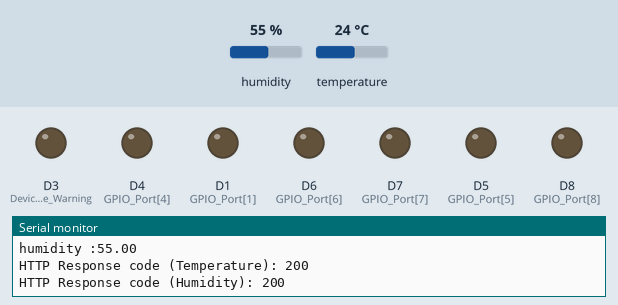
Simulated run of this sketch. Board: ESP8266 (NodeMCU). Shown: output pins drawn as LEDs (lit = HIGH), the last lines printed to the serial monitor. Inputs (shaded band) come from the test bench; at power-on: temperature 24 °C, humidity 55 %. WiFi joins after 1.5 s; servers stay silent unless stated; uploads are accepted with an empty reply.

Above: at 3.2 s.
3.3 s: temperature set to 33 °C
6.6 s: temperature set to 36 °C
At 8.4 s:
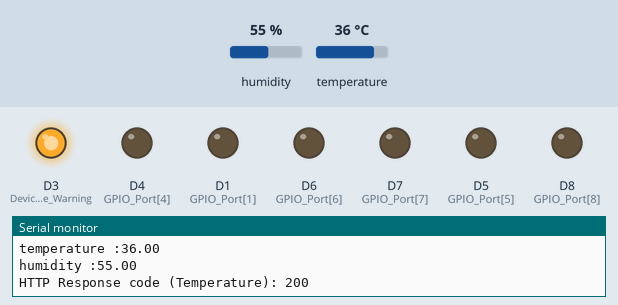
9.9 s: temperature set to 12 °C
At 11.4 s:
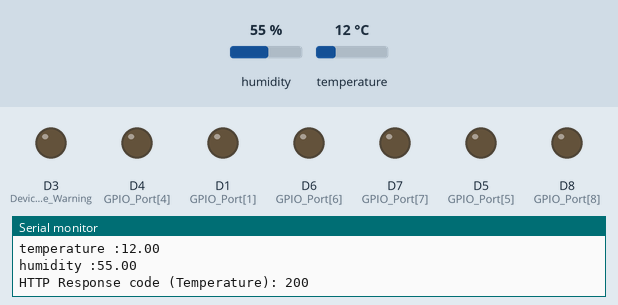
13.2 s: temperature set to 41 °C
At 15.9 s:
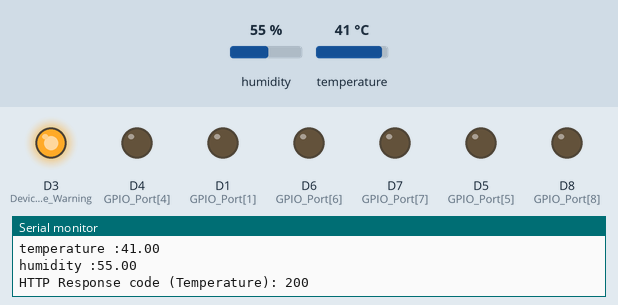
Timing chart, 0 to 17.4 s (numbered marks = the images above; inputs shaded):
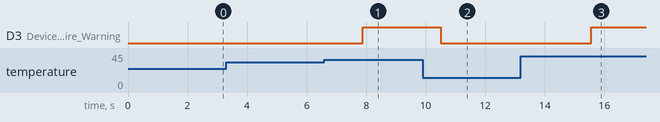

The sketch:

smart_home_arduino.ino
```cpp
#include <ESP8266WiFi.h>
#include <ESP8266HTTPClient.h>
#include <ArduinoJson.h>
#include <DHT.h>

const char *ssid = "LaptopDQWiFi";  // Nha 42 5Ghz - DanhQuyWiFi
const char *password = "Danhquy2101"; // 0942864875 - 12345678
String baseUrl = "http://192.168.137.1:8888/";

const int GPIO_Port[] = {D0, D1, D2, D3, D4, D5, D6, D7, D8};
const int isPinOut[] =  {0 , 1 , 0 , 1 , 1 , 1 , 1 , 1 , 1};
const int userID = 2;
const int TV_ID = 7;
const float maxTemp = 35;

#define DHTTYPE DHT11
#define DHTPIN D2
#define Device_Fire_Warning D3
#define infraredPin D0

DHT dht(DHTPIN, DHTTYPE);

float previousTemperature = -9999; // Initialize Temperature
float previousHumidity = -9999;    // Initialize Humidity
int previousInfrared = -9999;      // Initialize Infrared

WiFiClient client;
void setup()
{
  Serial.begin(115200);
  dht.begin();

  WiFi.begin(ssid, password);
  while (WiFi.status() != WL_CONNECTED)
  {
    delay(1000);
    Serial.println("Connecting to WiFi...");
  }
  Serial.println("Connected to WiFi");

  for (int i = 0; i < sizeof(GPIO_Port) / sizeof(GPIO_Port[0]); i++) {
    if (isPinOut[i]) {pinMode(GPIO_Port[i], OUTPUT);}
      else pinMode(GPIO_Port[i], INPUT);
  }
}

void turnOffTV()
{
  HTTPClient http;
  String url = baseUrl +  "ESP32/turnOffTv/"+ (String)userID ;
  http.begin(client, url);
  http.addHeader("Content-Type", "application/x-www-form-urlencoded");
  int httpResponseCode = http.POST("");
  if (httpResponseCode > 0)
  {
    Serial.print("HTTP Response code TURNOFF TV: ");
    Serial.println(httpResponseCode);
  }
  else
  {
    Serial.print("Error sending POST request TURNOFF TV: ");
    Serial.println(httpResponseCode);
  }

  http.end();
}

void sendTemperature(float temperature)
{
  HTTPClient http;
  String url = baseUrl +  "ESP8266/temperature/" + (String)userID + "/" + String(temperature);
  http.begin(client, url);
  http.addHeader("Content-Type", "application/x-www-form-urlencoded");
  int httpResponseCode = http.POST("");
  if (httpResponseCode > 0)
  {
    Serial.print("HTTP Response code (Temperature): ");
    Serial.println(httpResponseCode);
  }
  else
  {
    Serial.print("Error sending POST request (Temperature): ");
    Serial.println(httpResponseCode);
  }

  http.end();
}

void sendHumidity(float humidity)
{
  HTTPClient http;
  String url = baseUrl +  "ESP8266/humidity/" + (String)userID + "/" + String(humidity);
  http.begin(client, url);
  http.addHeader("Content-Type", "application/x-www-form-urlencoded");
  int httpResponseCode = http.POST("");
  if (httpResponseCode > 0)
  {
    Serial.print("HTTP Response code (Humidity): ");
    Serial.println(httpResponseCode);
  }
  else
  {
    Serial.print("Error sending POST request (Humidity): ");
    Serial.println(httpResponseCode);
  }

  http.end();
}

float readTemperature()
{
  float temperature = dht.readTemperature();
  Serial.print("temperature :");
  Serial.println(temperature);
  return temperature;
}

float readHumidity()
{
  float humidity = dht.readHumidity();
  Serial.print("humidity :");
  Serial.println(humidity);
  return humidity;
}

void controll_LED(const char *port, int isRunning) {
  for (int i = 0; i < sizeof(GPIO_Port) / sizeof(GPIO_Port[0]); i++) {
    if (strcmp(port, String("D" + String(i)).c_str()) == 0 && isPinOut[i]) {
      digitalWrite(GPIO_Port[i], isRunning);
      return;
    }
  }
  Serial.println("Port Not Found");
}

void fetchDataLed() {
  HTTPClient http;
  String url = baseUrl + "ESP32Fetch/" + (String)userID;
  http.begin(client, url);
  http.addHeader("Content-Type", "application/x-www-form-urlencoded");
  int httpResponseCode = http.POST("");
  if (httpResponseCode > 0)
  {
    Serial.print("Fetch LED:  ");
    Serial.println(httpResponseCode);

    String payload = http.getString();
    Serial.println(payload);
    StaticJsonDocument<1024> doc;
    DeserializationError error = deserializeJson(doc, payload);

    if (error) {
      Serial.print(F("Failed to parse JSON: "));
      Serial.println(error.c_str());
      return ;
    }

    JsonArray array = doc.as<JsonArray>();
    for (const JsonVariant &item : array) {
      const char *port = item["port"];
      int isRunning = item["isRunning"];
      if (port != nullptr) {
        controll_LED(port,isRunning);
      }
    }
    http.end();
    return ;
  }
  else
  {
    Serial.print(" bad req Fetch LED : ");
    Serial.println(httpResponseCode);
    http.end();
    return ;
  }
}
const int save_energy = 15000;
int inf = save_energy ;
void loop()
{
  fetchDataLed();
  float temperature = readTemperature();
  float humidity = readHumidity();
  //  int inf = digitalRead(infraredPin);
  if (!isnan(temperature)) {
    if (temperature != previousTemperature)
    {
      sendTemperature(temperature);
      previousTemperature = temperature;
    }
    if(temperature >= maxTemp) {
      digitalWrite(Device_Fire_Warning, HIGH);
    }
    else (digitalWrite(Device_Fire_Warning, LOW));
  }
  if (!isnan(humidity)) {
    if (humidity != previousHumidity)
    {
      sendHumidity(humidity);
      previousHumidity = humidity;
    }
  }
  if(digitalRead(D7) == HIGH){
    if(digitalRead(infraredPin) == 0){
      inf = save_energy;
    }
    else {
      inf -= 1000;
      if(inf < 0){
        inf = save_energy;
        turnOffTV();
      }
    }
  }
  delay(1000); // Check for sensor data and LED status every 1 seconds
}
```

Measured:
- the behaviour switches between 34 and 35 °C on temperature (found by bisection; images 0 and 1)
- after the input at 6.6 s, D3 (Device_Fire_Warning): LOW → HIGH after 1.3 s
- after the input at 9.9 s, D3 (Device_Fire_Warning): HIGH → LOW after 0.61 s
- after the input at 13.2 s, D3 (Device_Fire_Warning): LOW → HIGH after 2.4 s
